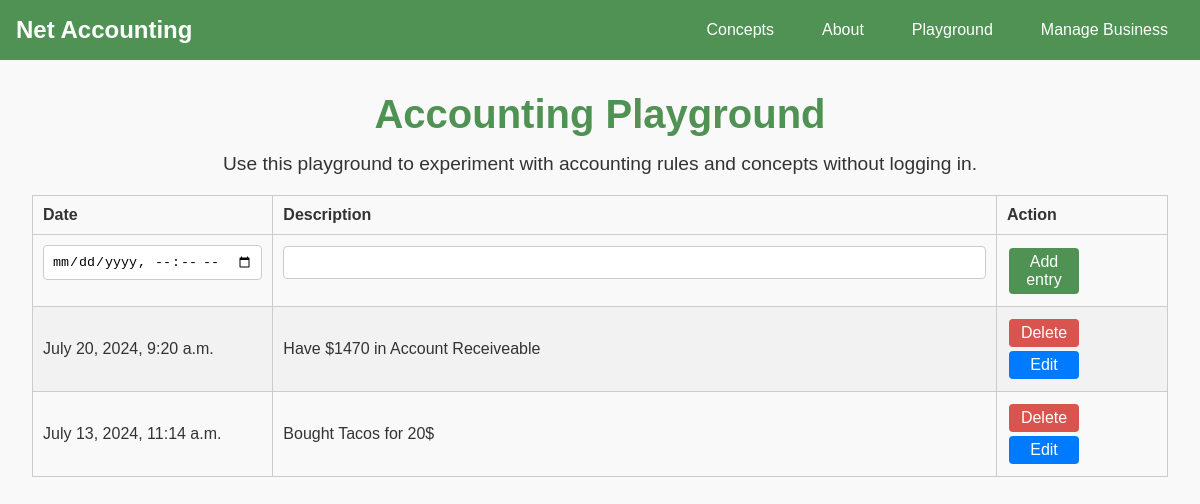
Before: /accounting/playground/ with the older database file.
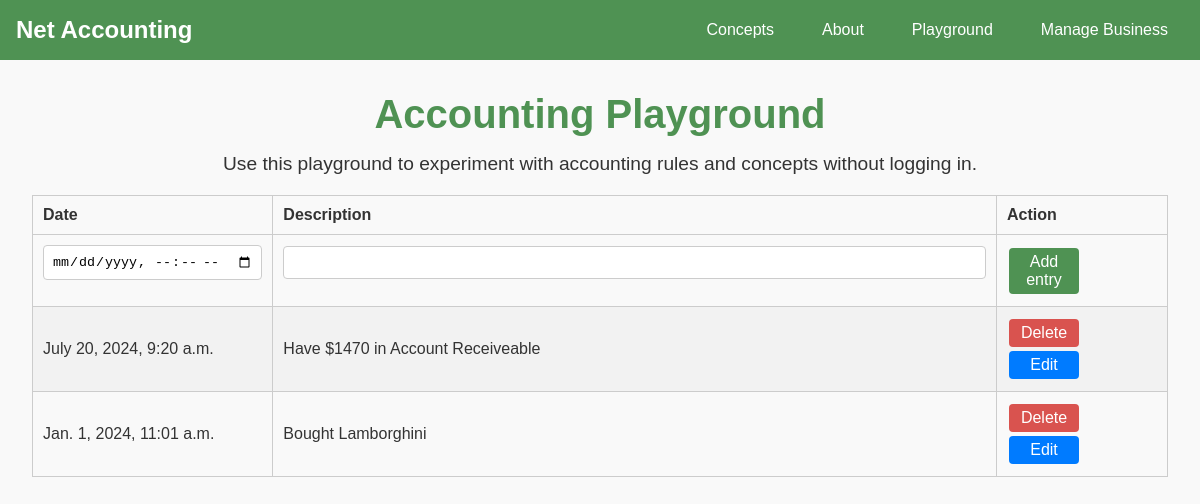
After: the same page with the newer database file.
### accounting/models.py (models this page shows, shortened)
class JournalEntry(models.Model):
    user = models.ForeignKey(User, on_delete=models.CASCADE, null=True)
    entry_date = models.DateTimeField()
    description = models.CharField(max_length=250)
    create_at = models.DateTimeField(auto_now_add=True)

### accounting/views.py (the view, shortened to what this page needs)
# urls.py: path('playground/', views.show_playground_page, name='playground'),
def show_playground_page(request):
    playground_id = 2
    curr_user = get_object_or_404(User, id=playground_id)
    form = JournalEntryForm()
    entries = None
    try:
        entries = get_data_utils.get_entries(playground_id)
    except JournalEntry.DoesNotExist:
        raise Http404("No entries")
    context = {
        "form": form,
        "entries": entries,
        "user": curr_user
    }
    return render(request, "accounting/playground.html", context)

### accounting/forms.py
class JournalEntryForm(forms.ModelForm):
    entry_date = forms.DateTimeField(widget=forms.DateTimeInput(attrs={'type': 'datetime-local'}))
    class Meta:
        model = JournalEntry
        fields = ["entry_date", "description"]

### accounting/utils/get_data_utils.py (called while the page is built)
def get_entries(business_id: int):
    entries = JournalEntry.objects.filter(user_id=business_id).order_by("-entry_date")
    return entries

### accounting/templates/accounting/playground.html (shortened to what this page needs)
{% extends 'accounting/index.html' %}
{% block content %}
<div class="content">
    <h1>Accounting Playground</h1>
    <p>Use this playground to experiment with accounting rules and concepts without logging in.</p>
    <div class="playground-entries">
        {% if entries %}
        <table class="entries-table">
            <thead>
                <tr>
                    <th>Date</th>
                    <th>Description</th>
                    <th>Action</th>
                </tr>
            </thead>
            <tbody>
                {% if not form.instance.id %}
                <tr>
                    <form method="post" action="{% url 'playground' %}">
                        {% for field in form %}
                        <td>{{ field }}</td>
                        {% endfor %}
                        <td>
                            <button class="add-entry-button" type="submit" name="add">Add entry</button>
                        </td>
                    </form>
                </tr>
                {% endif %}
                {% for entry in entries %}
                <tr>
                    {% if form.instance.id == entry.id %}
                    <form method="post" action="{% url 'playground' %}">
                        {% csrf_token %}
                        <input type="hidden" name="entry_id" value="{{ entry.id }}">
                            {% for field in form %}
                        <td>
                            {{ field }}
                        </td>
                            {% endfor %}
                        <td>
                            <button class="save-entry-button" type="submit" name="save">Save</button>
                        </td>
                    </form>
                    {% else %}
                    <td>{{ entry.entry_date }}</td>
                    <td>{{ entry.description }}</td>
                    <td>
                        <form method="post" action="{% url 'playground' %}" style="display:inline;">
                            <button class="delete-button" type="submit" name="delete">Delete</button>
                        </form>
                        <form method="post" action="{% url 'playground' %}" style="display:inline;">
                            <button class="edit-button" type="submit" name="edit">Edit</button>
                        </form>
                    </td>
                    {% endif %}
                </tr>
                {% endfor %}
            </tbody>
        </table>
        {% endif %}
    </div>
</div>
{% endblock content %}

### accounting/templates/accounting/index.html (shortened to what this page needs)
{%load static%}
<!DOCTYPE html>
<html lang="en">
	<head>
		<link rel="stylesheet" href="{% static "accounting/styles.css" %}">
	</head>
	<body>
		{% include 'accounting/navbar.html' %}
		{%block content%}
		{%endblock%}
	</body>
</html>

### accounting/templates/accounting/navbar.html
<nav class="navbar">
    <div class="navbar-brand">Net Accounting</div>
    <ul class="navbar-menu">
        <li><a href="{% url 'concepts' %}">Concepts</a></li>
        <li><a href="{% url 'about' %}">About</a></li>
        <li><a href="{% url 'playground' %}">Playground</a></li>
        <li><a href="login.html">Manage Business</a></li>
    </ul>
</nav>

### accounting/static/accounting/styles.css (style rules this page uses)
body, h1, p, ul, li, a, button, input, label, form { margin: 0; padding: 0; box-sizing: border-box; }
body { font-family: 'Arial', sans-serif; background-color: #f9f9f9; color: #333; }
.navbar { background-color: #4f9253; color: #fff; padding: 1rem; display: flex; justify-content: space-between; align-items: center; }
.navbar-brand { font-size: 1.5rem; font-weight: bold; }
.navbar-menu { list-style: none; display: flex; gap: 1rem; }
.navbar-menu li { display: inline; }
.navbar-menu a { color: #fff; text-decoration: none; padding: 0.5rem 1rem; transition: background-color 0.3s ease; }
.content { padding: 2rem; text-align: center; }
.content h1 { font-size: 2.5rem; color: #4f9253; margin-bottom: 1rem; }
.content p { font-size: 1.2rem; margin-bottom: 1rem; }
form { display: inline-block; text-align: left; margin-top: 1rem; }
input { width: 100%; padding: 0.5rem; margin-bottom: 1rem; border: 1px solid #ccc; border-radius: 4px; }
button { background-color: #4f9253; color: #fff; padding: 0.5rem 1rem; border: none; border-radius: 4px; font-size: 1rem; cursor: pointer; }
.playground-entries { margin-top: 20px; }
.entries-table { width: 100%; border-collapse: collapse; margin-bottom: 20px; }
.entries-table th, .entries-table td { padding: 10px; border: 1px solid #ccc; text-align: left; }
.entries-table th { background-color: #f9f9f9; }
.entries-table tr:nth-child(even) { background-color: #f2f2f2; }
.entries-table th:first-child, .entries-table td:first-child { width: 150px; }
.entries-table th:nth-child(2), .entries-table td:nth-child(2) { width: auto; }
.entries-table th:last-child, .entries-table td:last-child { width: 150px; }
.entries-table .add-entry-button, .entries-table .edit-button, .entries-table .delete-button { margin: 2px; padding: 5px 10px; border: none; border-radius: 4px; cursor: pointer; width: 70px; }
.entries-table .add-entry-button { background-color: #4f9253; color: white; }
.entries-table .edit-button { background-color: #007bff; color: white; }
.entries-table .delete-button { background-color: #d9534f; color: white; }

Changed rows visible on the page:
removed JournalEntry: entry_date "July 13, 2024, 11:14 a.m.", description "Bought Tacos for 20$"
added JournalEntry: entry_date "Jan. 1, 2024, 11:01 a.m.", description "Bought Lamborghini"
